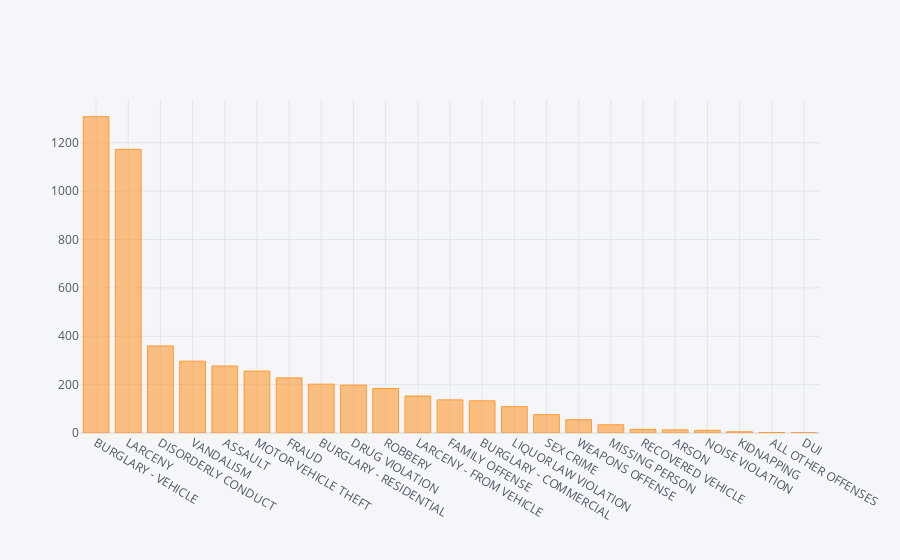

Source (notebook cell):
### Markdown cell above
---
<br/><br/><br/>

### CVLEGEND

The CVLEGEND field provides the broad category of crime and is a good mechanism to group potentially similar crimes.

### Code cell
#####

### Figure 1 — Plotly figure (JSON) as saved in the notebook; plotly's stock layout.template omitted (floating-point values rounded to 4 significant figures)
{"data": [{"marker": {"color": "rgba(255, 153, 51, 0.6)", "line": {"color": "rgba(255, 153, 51, 1.0)", "width": 1}}, "name": "CVLEGEND", "orientation": "v", "text": "", "type": "bar", "x": ["BURGLARY - VEHICLE", "LARCENY", "DISORDERLY CONDUCT", "VANDALISM", "ASSAULT", "MOTOR VEHICLE THEFT", "FRAUD", "BURGLARY - RESIDENTIAL", "DRUG VIOLATION", "ROBBERY", "LARCENY - FROM VEHICLE", "FAMILY OFFENSE", "BURGLARY - COMMERCIAL", "LIQUOR LAW VIOLATION", "SEX CRIME", "WEAPONS OFFENSE", "MISSING PERSON", "RECOVERED VEHICLE", "ARSON", "NOISE VIOLATION", "KIDNAPPING", "ALL OTHER OFFENSES", "DUI"], "y": [1308, 1173, 360, 297, 277, 256, 228, 202, 198, 184, 153, 137, 133, 109, 76, 55, 34, 15, 13, 11, 5, 2, 1]}], "layout": {"legend": {"bgcolor": "#F5F6F9", "font": {"color": "#4D5663"}}, "paper_bgcolor": "#F5F6F9", "plot_bgcolor": "#F5F6F9", "title": {"font": {"color": "#4D5663"}}, "xaxis": {"gridcolor": "#E1E5ED", "showgrid": true, "tickfont": {"color": "#4D5663"}, "title": {"font": {"color": "#4D5663"}, "text": ""}, "zerolinecolor": "#E1E5ED"}, "yaxis": {"gridcolor": "#E1E5ED", "showgrid": true, "tickfont": {"color": "#4D5663"}, "title": {"font": {"color": "#4D5663"}, "text": ""}, "zerolinecolor": "#E1E5ED"}}}
